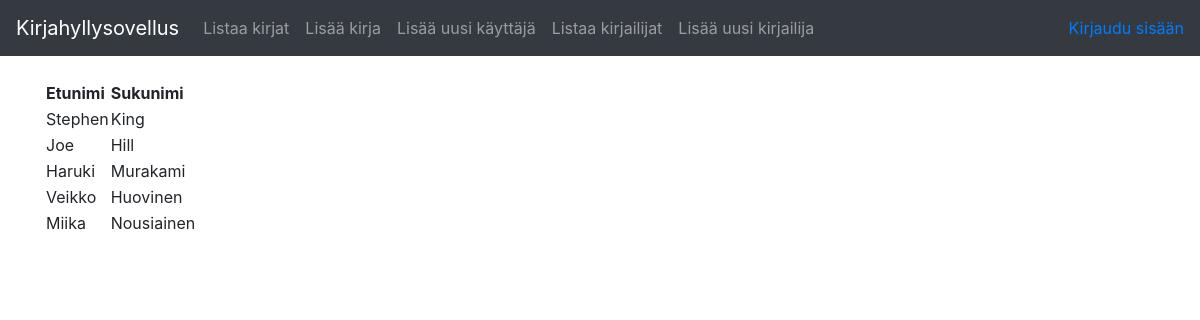
Screenshot of /authors/ with the database file from the repository.
### application/authors/models.py (models this page shows, shortened)
class Author(Base):
    __tablename__ = "author"
    firstname = db.Column(db.String(30), nullable=False)
    lastname = db.Column(db.String(30), nullable=False)
    books = db.relationship("Book", secondary=authors_books,
        backref=db.backref('books', lazy='dynamic'))

### application/authors/views.py (the view)
@app.route("/authors/", methods=["GET"])
def authors_index():
    return render_template("authors/list.html", authors=Author.query.all())

### application/templates/authors/list.html
{% extends "layout.html" %}
{% block body %}
  <table>
    <tr>
      <th>Etunimi</th>
      <th>Sukunimi</th>
    </tr>
    {% for author in authors %}
    <tr>
      <td>{{ author.firstname }}</td>
      <td>{{ author.lastname }}</td>
    </tr>
    {% endfor %}
  </table>
{% endblock %}

### rows the page displays
Author: firstname "Stephen", lastname "King"
Author: firstname "Joe", lastname "Hill"
Author: firstname "Haruki", lastname "Murakami"
Author: firstname "Veikko", lastname "Huovinen"
Author: firstname "Miika", lastname "Nousiainen"
